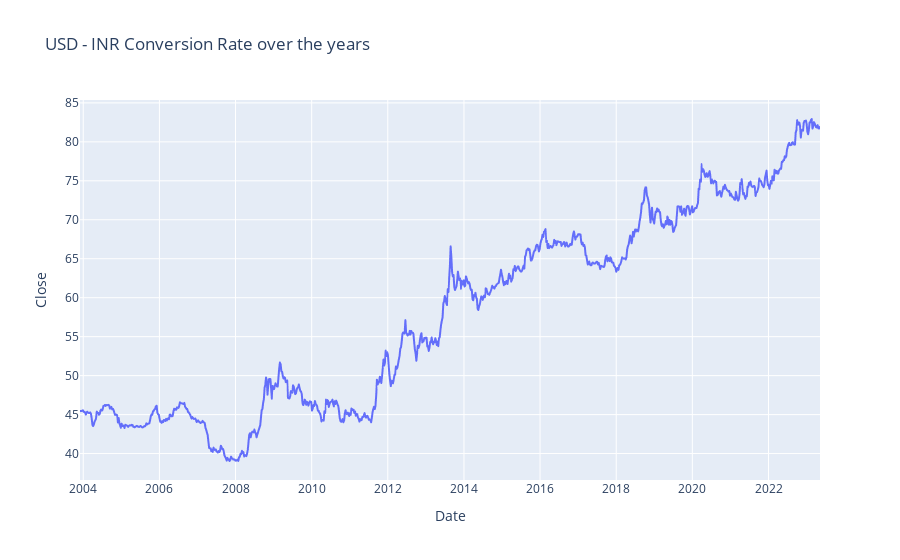

The code cell stored with this chart in its notebook:
### Markdown cell above
# EDA

### Code cell
figure = px.line(data, x="Date", 
                 y="Close", 
                 title='USD - INR Conversion Rate over the years')
figure.show()

### Figure 1 — Plotly figure (JSON) as saved in the notebook; plotly's stock layout.template omitted (floating-point values rounded to 4 significant figures; data arrays with more than 128 entries replaced by an {"elided": "..."} marker saying what was removed)
{"data": [{"hovertemplate": "Date=%{x}<br>Close=%{y}<extra></extra>", "legendgroup": "", "line": {"color": "#636efa", "dash": "solid"}, "marker": {"symbol": "circle"}, "mode": "lines", "name": "", "showlegend": false, "type": "scattergl", "x": {"elided": "1013 str values"}, "xaxis": "x", "y": {"elided": "1013 float values"}, "yaxis": "y"}], "layout": {"legend": {"tracegroupgap": 0}, "title": {"text": "USD - INR Conversion Rate over the years"}, "xaxis": {"anchor": "y", "domain": [0, 1], "title": {"text": "Date"}}, "yaxis": {"anchor": "x", "domain": [0, 1], "title": {"text": "Close"}}}}
